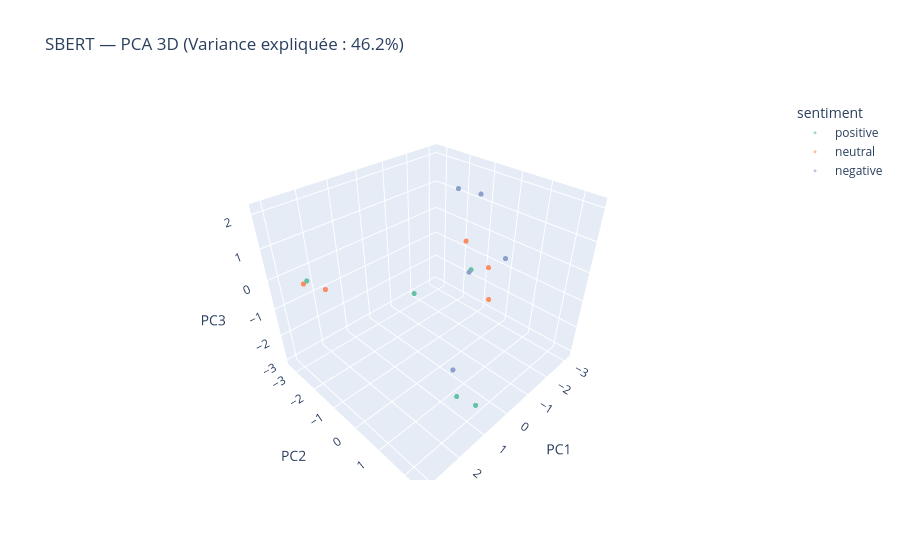

The notebook cell this image was saved under:
### Code cell
sbert_path = Path("../outputs/results/mono_sbert.npy")
# Recharger les données nécessaires si le kernel a redémarré
if 'y_mono' not in globals() or 'df_mono_clean' not in globals():
    df_mono_clean = pd.read_csv("../data/processed/mono-langue_clean.csv")
    y_mono = df_mono_clean['sentiment'].fillna('neutral')

if 'X_sbert' not in globals():
    if sbert_path.exists():
        X_sbert = np.load(sbert_path)
    else:
        from sentence_transformers import SentenceTransformer
        if 'X_mono' not in globals():
            X_mono = df_mono_clean['text_clean_classique'].fillna('').astype(str)
        sentence_model = SentenceTransformer('paraphrase-multilingual-MiniLM-L12-v2')
        X_sbert = sentence_model.encode(
            X_mono.tolist(),
            batch_size=32,
            show_progress_bar=True,
            convert_to_numpy=True
        )

# PCA 3D → plus de variance capturée (~50-60% souvent)
pca_3d = PCA(n_components=3, random_state=42)
X_pca_3d = pca_3d.fit_transform(X_sbert)
variance_3d = pca_3d.explained_variance_ratio_.sum() * 100

df_viz_3d = pd.DataFrame({
    'PC1': X_pca_3d[:, 0],
    'PC2': X_pca_3d[:, 1],
    'PC3': X_pca_3d[:, 2],
    'sentiment': y_mono
})

fig = px.scatter_3d(
    df_viz_3d,
    x='PC1',
    y='PC2',
    z='PC3',
    color='sentiment',
    title=f"SBERT — PCA 3D (Variance expliquée : {variance_3d:.1f}%)",
    labels={'PC1': 'PC1', 'PC2': 'PC2', 'PC3': 'PC3'},
    color_discrete_sequence=px.colors.qualitative.Set2
)
fig.update_traces(marker=dict(size=3, opacity=0.6))
fig.show()

### Figure 1 — Plotly figure (JSON) as saved in the notebook; plotly's stock layout.template omitted (floating-point values rounded to 4 significant figures; data arrays with more than 128 entries replaced by an {"elided": "..."} marker saying what was removed)
{"data": [{"hovertemplate": "sentiment=positive<br>PC1=%{x}<br>PC2=%{y}<br>PC3=%{z}<extra></extra>", "legendgroup": "positive", "marker": {"color": "rgb(102,194,165)", "opacity": 0.6, "size": 3, "symbol": "circle"}, "mode": "markers", "name": "positive", "scene": "scene", "showlegend": true, "type": "scatter3d", "x": {"elided": "154 float values"}, "y": {"elided": "154 float values"}, "z": {"elided": "154 float values"}}, {"hovertemplate": "sentiment=neutral<br>PC1=%{x}<br>PC2=%{y}<br>PC3=%{z}<extra></extra>", "legendgroup": "neutral", "marker": {"color": "rgb(252,141,98)", "opacity": 0.6, "size": 3, "symbol": "circle"}, "mode": "markers", "name": "neutral", "scene": "scene", "showlegend": true, "type": "scatter3d", "x": {"elided": "171 float values"}, "y": {"elided": "171 float values"}, "z": {"elided": "171 float values"}}, {"hovertemplate": "sentiment=negative<br>PC1=%{x}<br>PC2=%{y}<br>PC3=%{z}<extra></extra>", "legendgroup": "negative", "marker": {"color": "rgb(141,160,203)", "opacity": 0.6, "size": 3, "symbol": "circle"}, "mode": "markers", "name": "negative", "scene": "scene", "showlegend": true, "type": "scatter3d", "x": {"elided": "175 float values"}, "y": {"elided": "175 float values"}, "z": {"elided": "175 float values"}}], "layout": {"legend": {"title": {"text": "sentiment"}, "tracegroupgap": 0}, "scene": {"domain": {"x": [0, 1], "y": [0, 1]}, "xaxis": {"title": {"text": "PC1"}}, "yaxis": {"title": {"text": "PC2"}}, "zaxis": {"title": {"text": "PC3"}}}, "title": {"text": "SBERT — PCA 3D (Variance expliquée : 46.2%)"}}}
